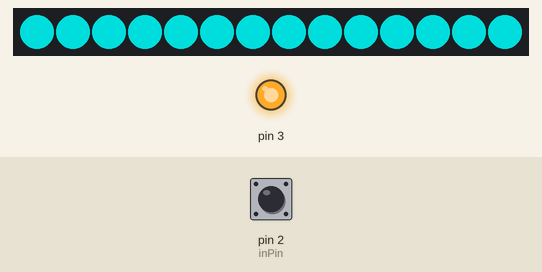
Simulated run of this sketch. Board: Arduino Uno, built with avr-gcc and run on an emulated ATmega328P. Parts: 14 RGB LEDs in strip order, left to right, output pins drawn as LEDs (lit = HIGH). Inputs (shaded band) come from the test bench; at power-on: pin 2 (inPin) HIGH. Dim RGB values are drawn brighter than linear; what the sketch prints to the serial monitor is not drawn.

Above: at 1.2 s.
1.3 s: pin 2 (inPin) pulled LOW for 3.2 s
At 3.14 s:
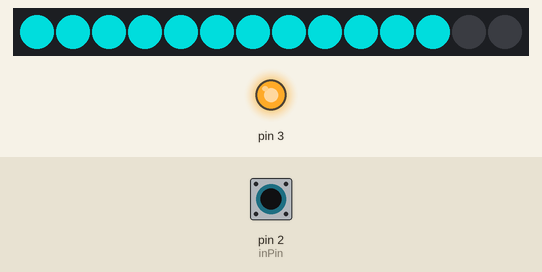
At 4.9 s:
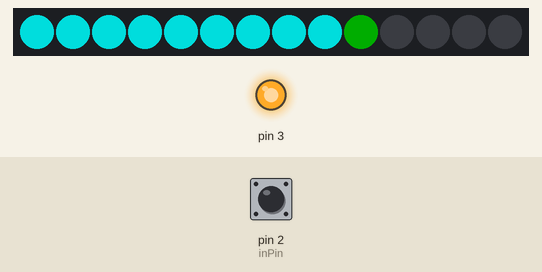
6.0 s: pin 2 (inPin) pulled LOW for 0.15 s
9.1 s: pin 2 (inPin) pulled LOW for 1 s
At 10.5 s:
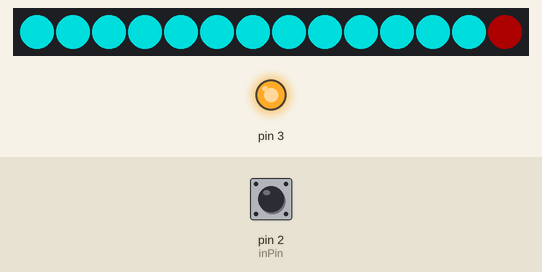
Timing chart, 0 to 12.1 s (numbered marks = the images above; inputs shaded):
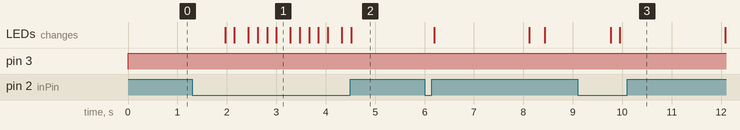

Measured:
- after the input at 1.3 s, the LEDs: first change after 0.66 s (image 1 shows a later state)
- after the input at 9.1 s, the LEDs: first change after 0.67 s (image 3 shows a later state)

The sketch:

Minions_Gun_Arduino_Laser.ino
```cpp
#include <IRremote.h>
#include <Target2.h>

IRsend irsend1;
int inPin=2;
int val = 0;

//  neopixels for energy bar
#include <Adafruit_NeoPixel.h>
#ifdef __AVR__
  #include <avr/power.h>
#endif

#define PIN 6
#define NUMPIXELS 14
Adafruit_NeoPixel strip = Adafruit_NeoPixel(NUMPIXELS, PIN, NEO_GRB + NEO_KHZ800);

int minMana = 0;
int maxMana = 100;
int currentMana = maxMana;
char incomingChar;
bool startRecovering = false;

void setup() {
  // put your setup code here, to run once:
  pinMode(3, OUTPUT);
  pinMode(inPin, INPUT_PULLUP);
  strip.begin();
  for(int i=0; i<NUMPIXELS; i++){
    strip.setPixelColor(i, strip.Color(0, 150, 150));
  }
  strip.show();
  Serial.begin(9600);
}

void loop() {
  // put your main code here, to run repeatedly:
  unsigned long startTime = millis();
  static unsigned long counter = 0;
  val = digitalRead(inPin);
  currentMana = constrain(currentMana, -1, maxMana);
  digitalWrite(3, HIGH);
  Serial.println(val);
  if(val==LOW){
    counter = startTime;
    startRecovering = false;
    if(currentMana >= 0 ){
      //  change the send signal between SEND_PLAYER1 and SEND_PLAYER2 depending on the gun
      irsend1.sendSony(PLAYER2_SIGNAL, 12);   //ASCII code 69, 12 bits
      currentMana--;
      delay(25);                  //minimum 25ms delay
    }
  }
  else{
    if(startTime - counter >= 2000){
      startRecovering = true;
    }
  }
  if(startRecovering){
    currentMana ++;
  }
  Serial.println(counter);
  updateManaBar(0, NUMPIXELS, currentMana, minMana, maxMana);
  strip.show();
}

void updateManaBar(int firstManaPixel, int lastManaPixel, int currentMana, int minMana, int maxMana) {
  int numberOfPixels = lastManaPixel - firstManaPixel + 1;
  int numberOfStates = numberOfPixels * 3;
  currentMana = constrain(currentMana, minMana, maxMana);
  int currentState = map(currentMana, minMana, maxMana, 0, numberOfStates);
  int numberOfBlue = map(currentMana, minMana, maxMana, 0, numberOfPixels);
  int colorOfEdge = currentState % 3;

  for (int i = firstManaPixel; i <= lastManaPixel; i++) {
    //Serial.print("Mana pixel number: ");
    //Serial.print(i);
    if (i < firstManaPixel + numberOfBlue) {
      strip.setPixelColor(i, strip.Color(0, 150, 150));
      //Serial.println("light blue");
    }
    else if (i == firstManaPixel + numberOfBlue) {
      switch (colorOfEdge) {
        case 2:
          //Serial.println("green");
          strip.setPixelColor(i, strip.Color(0, 50, 0));
          break;
        case 1:
          //Serial.println("red");
          strip.setPixelColor(i, strip.Color(50, 0, 0));
          break;
        case 0:
          //Serial.println("Black");
          strip.setPixelColor(i, strip.Color(0, 0, 0));
          break;
      }
    } else {
      //Serial.println("Black");
      strip.setPixelColor(i, strip.Color(0, 0, 0));
    }
  }
}
```
